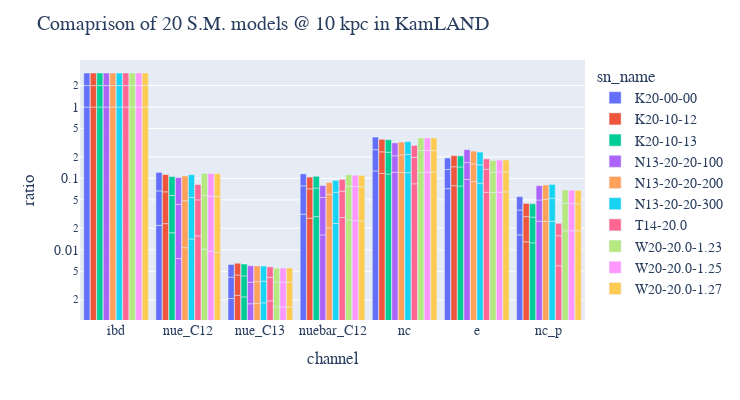

The cell this chart's notebook holds for it:
### Code cell
bars = px.bar(events, x='channel', y='ratio', 
              color='sn_name', barmode='group', log_y=True)
bars.layout.bargroupgap = 0.2
bars.layout.font = dict(size=14, family="Times New Roman")
bars.layout.bargap = 0.1
bars.layout.bargroupgap = 0.05
bars.layout.width = 740
bars.layout.height = 400
bars.layout.title = f'Comaprison of 20 S.M. models @ 10 kpc in KamLAND'
bars

### Figure 1 — Plotly figure (JSON) as saved in the notebook; plotly's stock layout.template omitted (floating-point values rounded to 4 significant figures)
{"data": [{"alignmentgroup": "True", "hovertemplate": "sn_name=K20-00-00<br>channel=%{x}<br>ratio=%{y}<extra></extra>", "legendgroup": "K20-00-00", "marker": {"color": "#636efa", "pattern": {"shape": ""}}, "name": "K20-00-00", "offsetgroup": "K20-00-00", "orientation": "v", "showlegend": true, "textposition": "auto", "type": "bar", "x": ["ibd", "nue_C12", "nue_C13", "nuebar_C12", "nc", "e", "nc_p", "ibd", "nue_C12", "nue_C13", "nuebar_C12", "nc", "e", "nc_p", "ibd", "nue_C12", "nue_C13", "nuebar_C12", "nc", "e", "nc_p"], "xaxis": "x", "y": [1, 0.02198, 0.002082, 0.03162, 0.1274, 0.07181, 0.0162, 1, 0.04492, 0.002064, 0.04728, 0.1254, 0.06177, 0.01991, 1, 0.0546, 0.002091, 0.03679, 0.1267, 0.06018, 0.01944], "yaxis": "y"}, {"alignmentgroup": "True", "hovertemplate": "sn_name=K20-10-12<br>channel=%{x}<br>ratio=%{y}<extra></extra>", "legendgroup": "K20-10-12", "marker": {"color": "#EF553B", "pattern": {"shape": ""}}, "name": "K20-10-12", "offsetgroup": "K20-10-12", "orientation": "v", "showlegend": true, "textposition": "auto", "type": "bar", "x": ["ibd", "nue_C12", "nue_C13", "nuebar_C12", "nc", "e", "nc_p", "ibd", "nue_C12", "nue_C13", "nuebar_C12", "nc", "e", "nc_p", "ibd", "nue_C12", "nue_C13", "nuebar_C12", "nc", "e", "nc_p"], "xaxis": "x", "y": [1, 0.02326, 0.002301, 0.0278, 0.1173, 0.07912, 0.01295, 1, 0.04166, 0.002136, 0.04365, 0.1186, 0.0667, 0.01625, 1, 0.04839, 0.002046, 0.03294, 0.1177, 0.06276, 0.01546], "yaxis": "y"}, {"alignmentgroup": "True", "hovertemplate": "sn_name=K20-10-13<br>channel=%{x}<br>ratio=%{y}<extra></extra>", "legendgroup": "K20-10-13", "marker": {"color": "#00cc96", "pattern": {"shape": ""}}, "name": "K20-10-13", "offsetgroup": "K20-10-13", "orientation": "v", "showlegend": true, "textposition": "auto", "type": "bar", "x": ["ibd", "nue_C12", "nue_C13", "nuebar_C12", "nc", "e", "nc_p", "ibd", "nue_C12", "nue_C13", "nuebar_C12", "nc", "e", "nc_p", "ibd", "nue_C12", "nue_C13", "nuebar_C12", "nc", "e", "nc_p"], "xaxis": "x", "y": [1, 0.01736, 0.002191, 0.02921, 0.1151, 0.07815, 0.01252, 1, 0.04036, 0.002112, 0.04406, 0.1179, 0.0666, 0.01624, 1, 0.0484, 0.002027, 0.03398, 0.116, 0.06203, 0.01549], "yaxis": "y"}, {"alignmentgroup": "True", "hovertemplate": "sn_name=N13-20-20-100<br>channel=%{x}<br>ratio=%{y}<extra></extra>", "legendgroup": "N13-20-20-100", "marker": {"color": "#ab63fa", "pattern": {"shape": ""}}, "name": "N13-20-20-100", "offsetgroup": "N13-20-20-100", "orientation": "v", "showlegend": true, "textposition": "auto", "type": "bar", "x": ["ibd", "nue_C12", "nue_C13", "nuebar_C12", "nc", "e", "nc_p", "ibd", "nue_C12", "nue_C13", "nuebar_C12", "nc", "e", "nc_p", "ibd", "nue_C12", "nue_C13", "nuebar_C12", "nc", "e", "nc_p"], "xaxis": "x", "y": [1, 0.007547, 0.001756, 0.01618, 0.1219, 0.09674, 0.02514, 1, 0.03574, 0.001763, 0.03807, 0.08563, 0.06992, 0.02478, 1, 0.05958, 0.002464, 0.02512, 0.1071, 0.08637, 0.02901], "yaxis": "y"}, {"alignmentgroup": "True", "hovertemplate": "sn_name=N13-20-20-200<br>channel=%{x}<br>ratio=%{y}<extra></extra>", "legendgroup": "N13-20-20-200", "marker": {"color": "#FFA15A", "pattern": {"shape": ""}}, "name": "N13-20-20-200", "offsetgroup": "N13-20-20-200", "orientation": "v", "showlegend": true, "textposition": "auto", "type": "bar", "x": ["ibd", "nue_C12", "nue_C13", "nuebar_C12", "nc", "e", "nc_p", "ibd", "nue_C12", "nue_C13", "nuebar_C12", "nc", "e", "nc_p", "ibd", "nue_C12", "nue_C13", "nuebar_C12", "nc", "e", "nc_p"], "xaxis": "x", "y": [1, 0.0107, 0.00178, 0.02017, 0.1214, 0.09028, 0.0251, 1, 0.03801, 0.001799, 0.03957, 0.09172, 0.06942, 0.02624, 1, 0.0595, 0.002366, 0.02775, 0.1098, 0.08209, 0.02953], "yaxis": "y"}, {"alignmentgroup": "True", "hovertemplate": "sn_name=N13-20-20-300<br>channel=%{x}<br>ratio=%{y}<extra></extra>", "legendgroup": "N13-20-20-300", "marker": {"color": "#19d3f3", "pattern": {"shape": ""}}, "name": "N13-20-20-300", "offsetgroup": "N13-20-20-300", "orientation": "v", "showlegend": true, "textposition": "auto", "type": "bar", "x": ["ibd", "nue_C12", "nue_C13", "nuebar_C12", "nc", "e", "nc_p", "ibd", "nue_C12", "nue_C13", "nuebar_C12", "nc", "e", "nc_p", "ibd", "nue_C12", "nue_C13", "nuebar_C12", "nc", "e", "nc_p"], "xaxis": "x", "y": [1, 0.01416, 0.001809, 0.02343, 0.1202, 0.08584, 0.02518, 1, 0.03991, 0.001833, 0.04055, 0.09675, 0.06938, 0.02744, 1, 0.05879, 0.002281, 0.02987, 0.1114, 0.07886, 0.02985], "yaxis": "y"}, {"alignmentgroup": "True", "hovertemplate": "sn_name=T14-20.0<br>channel=%{x}<br>ratio=%{y}<extra></extra>", "legendgroup": "T14-20.0", "marker": {"color": "#FF6692", "pattern": {"shape": ""}}, "name": "T14-20.0", "offsetgroup": "T14-20.0", "orientation": "v", "showlegend": true, "textposition": "auto", "type": "bar", "x": ["ibd", "nue_C12", "nue_C13", "nuebar_C12", "nc", "e", "nc_p", "ibd", "nue_C12", "nue_C13", "nuebar_C12", "nc", "e", "nc_p", "ibd", "nue_C12", "nue_C13", "nuebar_C12", "nc", "e", "nc_p"], "xaxis": "x", "y": [1, 0.01565, 0.001926, 0.02839, 0.08414, 0.06402, 0.005981, 1, 0.03442, 0.002195, 0.03792, 0.1135, 0.06974, 0.009766, 1, 0.0321, 0.00165, 0.03091, 0.0919, 0.05425, 0.00776], "yaxis": "y"}, {"alignmentgroup": "True", "hovertemplate": "sn_name=W20-20.0-1.23<br>channel=%{x}<br>ratio=%{y}<extra></extra>", "legendgroup": "W20-20.0-1.23", "marker": {"color": "#B6E880", "pattern": {"shape": ""}}, "name": "W20-20.0-1.23", "offsetgroup": "W20-20.0-1.23", "orientation": "v", "showlegend": true, "textposition": "auto", "type": "bar", "x": ["ibd", "nue_C12", "nue_C13", "nuebar_C12", "nc", "e", "nc_p", "ibd", "nue_C12", "nue_C13", "nuebar_C12", "nc", "e", "nc_p", "ibd", "nue_C12", "nue_C13", "nuebar_C12", "nc", "e", "nc_p"], "xaxis": "x", "y": [1, 0.01016, 0.001589, 0.02626, 0.1207, 0.06326, 0.01843, 1, 0.04748, 0.001951, 0.05178, 0.1259, 0.05907, 0.02632, 1, 0.06015, 0.002007, 0.03436, 0.1223, 0.05662, 0.02417], "yaxis": "y"}, {"alignmentgroup": "True", "hovertemplate": "sn_name=W20-20.0-1.25<br>channel=%{x}<br>ratio=%{y}<extra></extra>", "legendgroup": "W20-20.0-1.25", "marker": {"color": "#FF97FF", "pattern": {"shape": ""}}, "name": "W20-20.0-1.25", "offsetgroup": "W20-20.0-1.25", "orientation": "v", "showlegend": true, "textposition": "auto", "type": "bar", "x": ["ibd", "nue_C12", "nue_C13", "nuebar_C12", "nc", "e", "nc_p", "ibd", "nue_C12", "nue_C13", "nuebar_C12", "nc", "e", "nc_p", "ibd", "nue_C12", "nue_C13", "nuebar_C12", "nc", "e", "nc_p"], "xaxis": "x", "y": [1, 0.009564, 0.001584, 0.02564, 0.1219, 0.06418, 0.01846, 1, 0.04691, 0.001939, 0.05149, 0.1244, 0.05895, 0.02587, 1, 0.0606, 0.002037, 0.03397, 0.1227, 0.05736, 0.02409], "yaxis": "y"}, {"alignmentgroup": "True", "hovertemplate": "sn_name=W20-20.0-1.27<br>channel=%{x}<br>ratio=%{y}<extra></extra>", "legendgroup": "W20-20.0-1.27", "marker": {"color": "#FECB52", "pattern": {"shape": ""}}, "name": "W20-20.0-1.27", "offsetgroup": "W20-20.0-1.27", "orientation": "v", "showlegend": true, "textposition": "auto", "type": "bar", "x": ["ibd", "nue_C12", "nue_C13", "nuebar_C12", "nc", "e", "nc_p", "ibd", "nue_C12", "nue_C13", "nuebar_C12", "nc", "e", "nc_p", "ibd", "nue_C12", "nue_C13", "nuebar_C12", "nc", "e", "nc_p"], "xaxis": "x", "y": [1, 0.00918, 0.001581, 0.02525, 0.1226, 0.06479, 0.01846, 1, 0.04653, 0.001932, 0.05129, 0.1234, 0.05889, 0.02556, 1, 0.06085, 0.002056, 0.03371, 0.1229, 0.05784, 0.02402], "yaxis": "y"}], "layout": {"bargap": 0.1, "bargroupgap": 0.05, "barmode": "group", "font": {"family": "Times New Roman", "size": 14}, "height": 400, "legend": {"title": {"text": "sn_name"}, "tracegroupgap": 0}, "margin": {"t": 60}, "title": {"text": "Comaprison of 20 S.M. models @ 10 kpc in KamLAND"}, "width": 740, "xaxis": {"anchor": "y", "domain": [0, 1], "title": {"text": "channel"}}, "yaxis": {"anchor": "x", "domain": [0, 1], "title": {"text": "ratio"}, "type": "log"}}}
